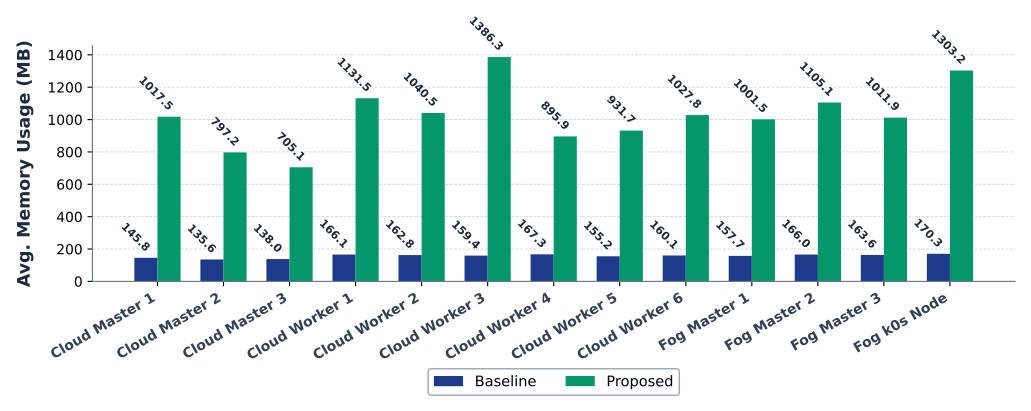

Recreate this plot in Python.
import os
import glob
import numpy as np
import pandas as pd
import matplotlib.pyplot as plt

DISPLAY_NAME_MAP = {
    'cloud-k3s-master1': 'Cloud Master 1',
    'cloud-k3s-master2': 'Cloud Master 2',
    'cloud-k3s-master3': 'Cloud Master 3',
    'cloud-k3s-pool-workers-worker1': 'Cloud Worker 1',
    'cloud-k3s-pool-workers-worker2': 'Cloud Worker 2',
    'cloud-k3s-pool-workers-worker3': 'Cloud Worker 3',
    'cloud-k3s-pool-workers-worker4': 'Cloud Worker 4',
    'cloud-k3s-pool-workers-worker5': 'Cloud Worker 5',
    'cloud-k3s-pool-workers-worker6': 'Cloud Worker 6',
    'fog-k3s-master1': 'Fog Master 1',
    'fog-k3s-master2': 'Fog Master 2',
    'fog-k3s-master3': 'Fog Master 3',
    'fog-k0s': 'Fog k0s Node'
}

ORDERED_NODES = [
    'cloud-k3s-master1',
    'cloud-k3s-master2',
    'cloud-k3s-master3',
    'cloud-k3s-pool-workers-worker1',
    'cloud-k3s-pool-workers-worker2',
    'cloud-k3s-pool-workers-worker3',
    'cloud-k3s-pool-workers-worker4',
    'cloud-k3s-pool-workers-worker5',
    'cloud-k3s-pool-workers-worker6',
    'fog-k3s-master1',
    'fog-k3s-master2',
    'fog-k3s-master3',
    'fog-k0s'
]


def read_sar_csv(file_path):
    with open(file_path, 'r') as f:
        header_line = f.readline().strip()

    if header_line.startswith('#'):
        header_line = header_line.lstrip('#').strip()

    columns = [col.strip() for col in header_line.split(',')]
    df = pd.read_csv(file_path, comment='#', names=columns)
    return df


def get_node_data(base_dir, metric):
    data_map = {}
    search_path = os.path.join(base_dir, metric, '*.csv')
    files = glob.glob(search_path)
    for file_path in files:
        try:
            df = read_sar_csv(file_path)
            if not df.empty:
                hostname = df['hostname'].iloc[0].strip()
                data_map[hostname] = df
        except Exception as e:
            print(f"Warning: Failed to load {file_path}: {e}")
    return data_map


def plot_memory_overhead(baseline_data, proposed_data, output_pdf):
    plt.rcParams.update({
        'font.family': 'sans-serif',
        'font.sans-serif': ['DejaVu Sans', 'Arial', 'Helvetica'],
        'font.size': 11,
        'axes.labelsize': 12.5,
        'axes.titlesize': 13,
        'xtick.labelsize': 10,
        'ytick.labelsize': 10,
        'legend.fontsize': 10.5,
        'grid.color': '#CBD5E1',
        'grid.linestyle': '--',
        'grid.linewidth': 0.6,
    })

    baseline_vals = []
    proposed_values = []
    node_labels = []

    for node in ORDERED_NODES:
        if node in baseline_data:
            df_base = baseline_data[node]
            mem_series = pd.to_numeric(df_base['kbmemused'], errors='coerce').dropna()
            baseline_val = (mem_series.mean() / 1024.0) if not mem_series.empty else 0.0
        else:
            baseline_val = np.nan

        if node in proposed_data:
            df_prop = proposed_data[node]
            mem_series = pd.to_numeric(df_prop['kbmemused'], errors='coerce').dropna()
            proposed_val = (mem_series.mean() / 1024.0) if not mem_series.empty else 0.0
        else:
            proposed_val = np.nan

        baseline_vals.append(baseline_val)
        proposed_values.append(proposed_val)
        node_labels.append(DISPLAY_NAME_MAP.get(node, node))

    x = np.arange(len(node_labels))
    width = 0.35

    fig, ax = plt.subplots(figsize=(10.5, 3.8), dpi=300)

    rects1 = ax.bar(x - width / 2, baseline_vals, width, label='Baseline', color='#1E3A8A', edgecolor='none')
    rects2 = ax.bar(x + width / 2, proposed_values, width, label='Proposed', color='#059669', edgecolor='none')

    ax.set_ylabel('Avg. Memory Usage (MB)', fontweight='bold', labelpad=10, color='#1E293B')
    ax.set_xticks(x)
    ax.set_xticklabels(node_labels, rotation=30, ha='right', fontweight='semibold', color='#334155')
    ax.grid(True, which='both', axis='y', zorder=0)
    ax.grid(False, axis='x')

    ax.spines['top'].set_visible(False)
    ax.spines['right'].set_visible(False)
    ax.spines['left'].set_color('#64748B')
    ax.spines['bottom'].set_color('#64748B')

    ax.set_axisbelow(True)

    def autolabel(rects):
        for rect in rects:
            height = rect.get_height()
            if not np.isnan(height):
                ax.annotate(
                    f'{height:.1f}',
                    xy=(rect.get_x() + rect.get_width() / 2, height),
                    xytext=(4, 3),
                    textcoords="offset points",
                    ha='right', va='bottom',
                    rotation=-45,
                    fontsize=8, fontweight='bold', color='#1E293B'
                )

    autolabel(rects1)
    autolabel(rects2)

    ax.legend(
        loc='upper center',
        bbox_to_anchor=(0.5, -0.34),
        ncol=2,
        fontsize=10.5,
        frameon=True,
        facecolor='white',
        edgecolor='#94A3B8',
        framealpha=0.95
    )

    fig.subplots_adjust(left=0.10, right=0.98, top=0.90, bottom=0.28)
    plt.savefig(output_pdf, format='pdf', bbox_inches='tight', pad_inches=0.15)
    plt.close(fig)
    print(f"Successfully generated Memory overhead visualization PDF: {output_pdf}")


def main():
    benchmark_dir = '../results/resources-overhead-benchmark'
    baseline_dir = os.path.join(benchmark_dir, 'baseline')
    proposed_dir = os.path.join(benchmark_dir, 'proposed')
    output_pdf = 'visualize_memory_overhead.pdf'

    print("Loading Memory baseline data...")
    baseline_data = get_node_data(baseline_dir, 'memory')

    print("Loading Memory proposed data...")
    proposed_data = get_node_data(proposed_dir, 'memory')

    print("Generating Memory overhead visualization...")
    plot_memory_overhead(baseline_data, proposed_data, output_pdf)


if __name__ == '__main__':
    main()
